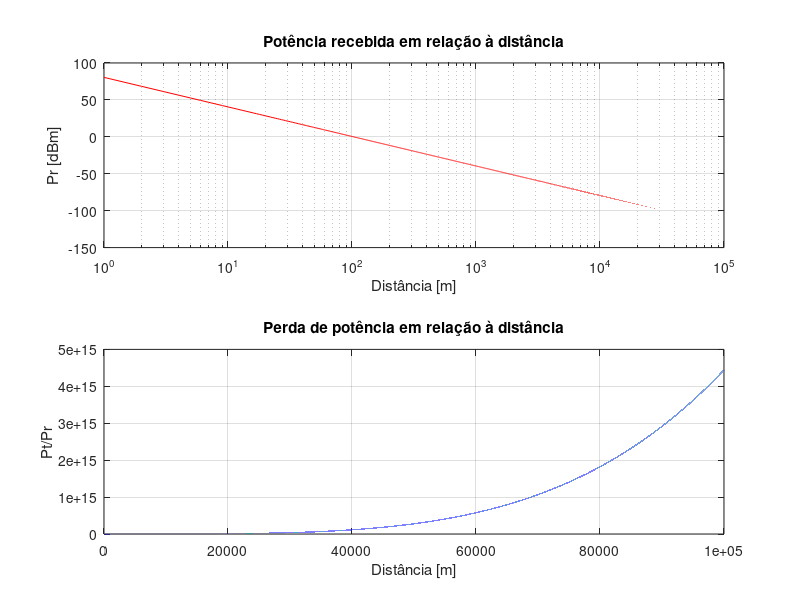

MATLAB code for this plot:
clc
clear all
close all

Pt = 50;
Gt = 1;
Gr = 1;
d = [0:1:100000];
ht = 50;
hr = 3;

Pr = (Pt*Gt*Gr).*((ht^2*hr^2)./d.^4);

PrdB = 10*log10(Pr/0.01);

figure(1);
subplot(2,1,1);
semilogx(d, PrdB, 'r');
grid on;
title('Potência recebida em relação à distância');

ylabel('Pr [dBm]');
xlabel('Distância [m]');

% Erro: Perda em relação à distância

ErrP = Pt./Pr;
subplot(2,1,2);
plot(d, ErrP);
grid on;
title('Perda de potência em relação à distância');
xlabel('Distância [m]');
ylabel('Pt/Pr');